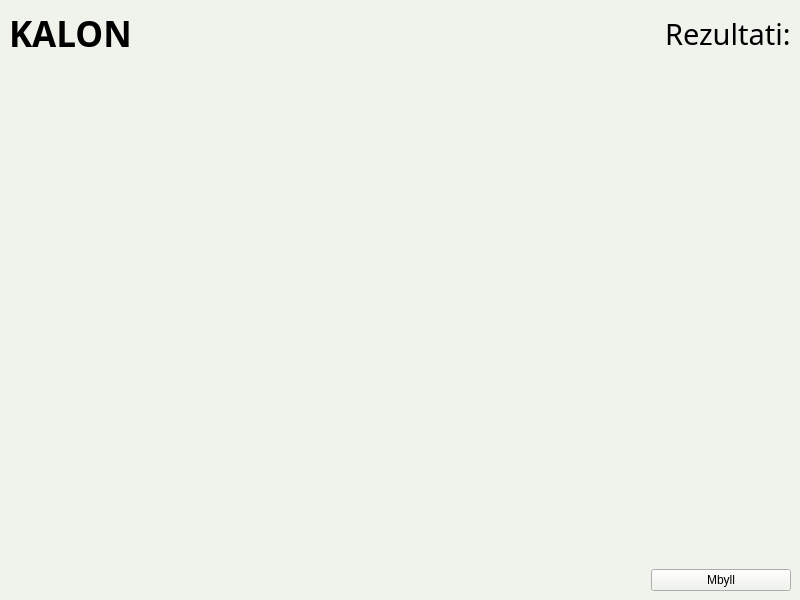
<?xml version="1.0" encoding="UTF-8"?>
<ui version="4.0">
 <class>MainWindow</class>
 <widget class="QMainWindow" name="MainWindow">
  <property name="geometry">
   <rect>
    <x>0</x>
    <y>0</y>
    <width>800</width>
    <height>600</height>
   </rect>
  </property>
  <property name="windowTitle">
   <string>MainWindow</string>
  </property>
  <property name="styleSheet">
   <string notr="true">background-color: rgb(239, 243, 235);</string>
  </property>
  <widget class="QWidget" name="centralwidget">
   <layout class="QGridLayout" name="gridLayout">
    <item row="0" column="0" colspan="2">
     <layout class="QHBoxLayout" name="horizontalLayout">
      <item>
       <widget class="QLabel" name="label">
        <property name="font">
         <font>
          <family>Lufthansa Logo Bold</family>
          <pointsize>26</pointsize>
          <weight>75</weight>
          <bold>true</bold>
         </font>
        </property>
        <property name="text">
         <string>KALON</string>
        </property>
       </widget>
      </item>
      <item>
       <spacer name="horizontalSpacer">
        <property name="orientation">
         <enum>Qt::Horizontal</enum>
        </property>
        <property name="sizeHint" stdset="0">
         <size>
          <width>40</width>
          <height>20</height>
         </size>
        </property>
       </spacer>
      </item>
      <item>
       <widget class="QLabel" name="label_2">
        <property name="font">
         <font>
          <family>Lufthansa Office Head</family>
          <pointsize>22</pointsize>
         </font>
        </property>
        <property name="text">
         <string>Rezultati:</string>
        </property>
       </widget>
      </item>
     </layout>
    </item>
    <item row="1" column="0">
     <widget class="QScrollArea" name="scrollArea">
      <property name="minimumSize">
       <size>
        <width>0</width>
        <height>0</height>
       </size>
      </property>
      <property name="styleSheet">
       <string notr="true">QFrame{
border: solid 0px;
}</string>
      </property>
      <property name="widgetResizable">
       <bool>true</bool>
      </property>
      <widget class="QWidget" name="scrollAreaWidgetContents">
       <property name="geometry">
        <rect>
         <x>0</x>
         <y>0</y>
         <width>776</width>
         <height>494</height>
        </rect>
       </property>
       <layout class="QVBoxLayout" name="verticalLayout_2">
        <item>
         <layout class="QVBoxLayout" name="verticalLayout"/>
        </item>
       </layout>
      </widget>
     </widget>
    </item>
    <item row="3" column="0" colspan="2">
     <layout class="QHBoxLayout" name="horizontalLayout_2">
      <item>
       <spacer name="horizontalSpacer_2">
        <property name="orientation">
         <enum>Qt::Horizontal</enum>
        </property>
        <property name="sizeHint" stdset="0">
         <size>
          <width>40</width>
          <height>20</height>
         </size>
        </property>
       </spacer>
      </item>
      <item>
       <widget class="QPushButton" name="pushButton">
        <property name="minimumSize">
         <size>
          <width>140</width>
          <height>0</height>
         </size>
        </property>
        <property name="maximumSize">
         <size>
          <width>140</width>
          <height>16777215</height>
         </size>
        </property>
        <property name="text">
         <string>Mbyll</string>
        </property>
       </widget>
      </item>
     </layout>
    </item>
   </layout>
  </widget>
 </widget>
 <resources/>
 <connections/>
</ui>
